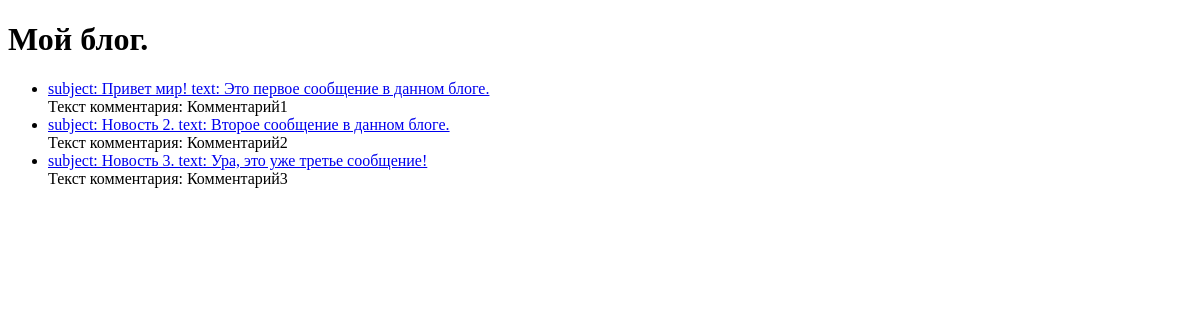
The app's page /, older data.
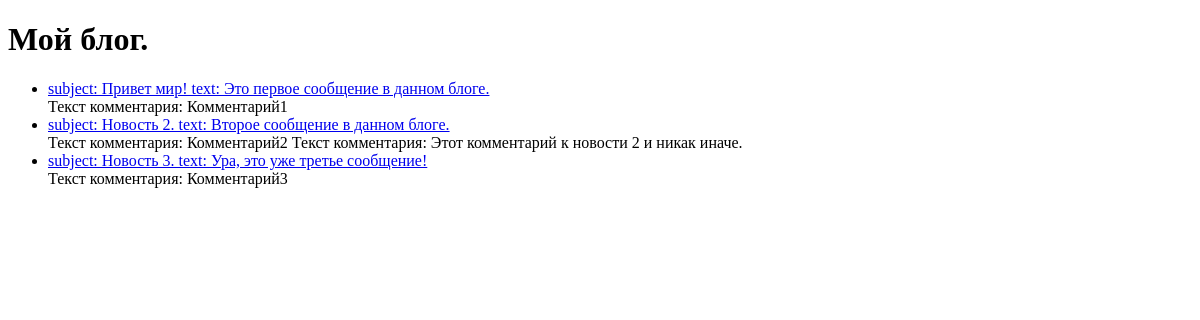
The same page, newer data.
### post/models.py (models this page shows)
class Post(models.Model):
    postname = models.CharField(max_length=200, verbose_name='Тема поста')
    posttext = models.TextField(verbose_name='Текст')
    created = models.DateTimeField(verbose_name='Время создания', default=now)
    def __str__(self):
        return f'subject: {self.postname} text: {self.posttext}'
    def get_comments(self):
        return self.comment_postcomment.all()

class Comments(models.Model):
    postcomm = models.ForeignKey(Post, verbose_name='Комментируемый пост', related_name='comment_postcomment', on_delete=models.CASCADE)
    comment = models.TextField(verbose_name='Комментарий')
    def __str__(self):
        return f'Текст комментария: {self.comment}'

### post/views.py (the view)
# urls.py: path('', posts, name='posts'),
def posts(request):
    f = Post.objects.all()
    context = {
        'posts': f
    }
    return render(request, 'index.html', context)

### post/templates/index.html (shortened to what this page needs)
{% extends 'base.html' %}
{% block body %}
    <h1>Мой блог.</h1>
    <ul>
        {% for post in posts %}
        <li> <a href="{% url 'postid' post.id %}"> {{ post }} </a> </li>
            {% for comments in post.get_comments %}
        <a> {{ comments }} </a>
            {% endfor %}
        <br>
        {% endfor %}
    </ul>
{% endblock %}

Row changes from the older to the newer data that the page shows:
added Comments: comment "Текст комментария: Этот комментарий к новости 2 и никак иначе.", shown under Post "subject: Новость 2. text: Второе сообщение в данном блоге."
